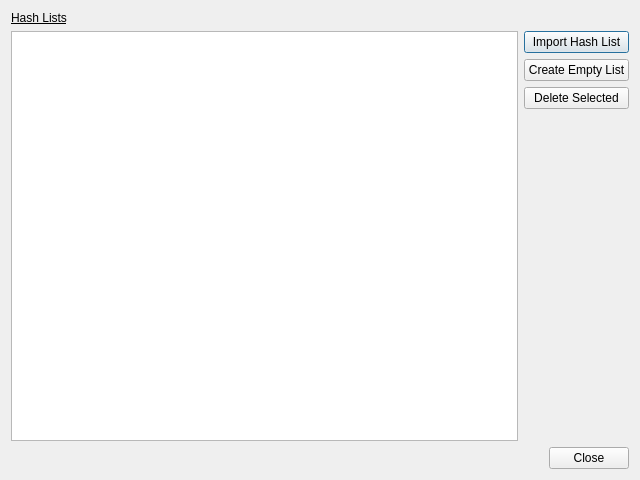
<?xml version="1.0" encoding="UTF-8"?>
<ui version="4.0">
 <class>HashListManager</class>
 <widget class="QDialog" name="HashListManager">
  <property name="windowModality">
   <enum>Qt::ApplicationModal</enum>
  </property>
  <property name="geometry">
   <rect>
    <x>0</x>
    <y>0</y>
    <width>640</width>
    <height>480</height>
   </rect>
  </property>
  <property name="windowTitle">
   <string>Hash List Manager</string>
  </property>
  <layout class="QVBoxLayout" name="verticalLayout">
   <item>
    <widget class="QLabel" name="label">
     <property name="text">
      <string>&lt;u&gt;Hash Lists&lt;/u&gt;</string>
     </property>
    </widget>
   </item>
   <item>
    <layout class="QHBoxLayout" name="horizontalLayout">
     <property name="leftMargin">
      <number>0</number>
     </property>
     <property name="topMargin">
      <number>0</number>
     </property>
     <property name="rightMargin">
      <number>0</number>
     </property>
     <property name="bottomMargin">
      <number>0</number>
     </property>
     <item>
      <widget class="QListWidget" name="hashlistwidget"/>
     </item>
     <item>
      <layout class="QVBoxLayout" name="verticalLayout_2">
       <property name="leftMargin">
        <number>0</number>
       </property>
       <property name="topMargin">
        <number>0</number>
       </property>
       <property name="rightMargin">
        <number>0</number>
       </property>
       <property name="bottomMargin">
        <number>0</number>
       </property>
       <item>
        <widget class="QPushButton" name="importbutton">
         <property name="text">
          <string>Import Hash List</string>
         </property>
        </widget>
       </item>
       <item>
        <widget class="QPushButton" name="createbutton">
         <property name="text">
          <string>Create Empty List</string>
         </property>
        </widget>
       </item>
       <item>
        <widget class="QPushButton" name="deletebutton">
         <property name="text">
          <string>Delete Selected</string>
         </property>
        </widget>
       </item>
       <item>
        <spacer name="verticalSpacer">
         <property name="orientation">
          <enum>Qt::Vertical</enum>
         </property>
         <property name="sizeHint" stdset="0">
          <size>
           <width>20</width>
           <height>40</height>
          </size>
         </property>
        </spacer>
       </item>
      </layout>
     </item>
    </layout>
   </item>
   <item>
    <layout class="QHBoxLayout" name="horizontalLayout_2">
     <property name="leftMargin">
      <number>0</number>
     </property>
     <property name="topMargin">
      <number>0</number>
     </property>
     <property name="rightMargin">
      <number>0</number>
     </property>
     <property name="bottomMargin">
      <number>0</number>
     </property>
     <item>
      <spacer name="horizontalSpacer">
       <property name="orientation">
        <enum>Qt::Horizontal</enum>
       </property>
       <property name="sizeHint" stdset="0">
        <size>
         <width>40</width>
         <height>20</height>
        </size>
       </property>
      </spacer>
     </item>
     <item>
      <widget class="QPushButton" name="closebutton">
       <property name="text">
        <string>Close</string>
       </property>
      </widget>
     </item>
    </layout>
   </item>
  </layout>
 </widget>
 <resources/>
 <connections/>
</ui>
